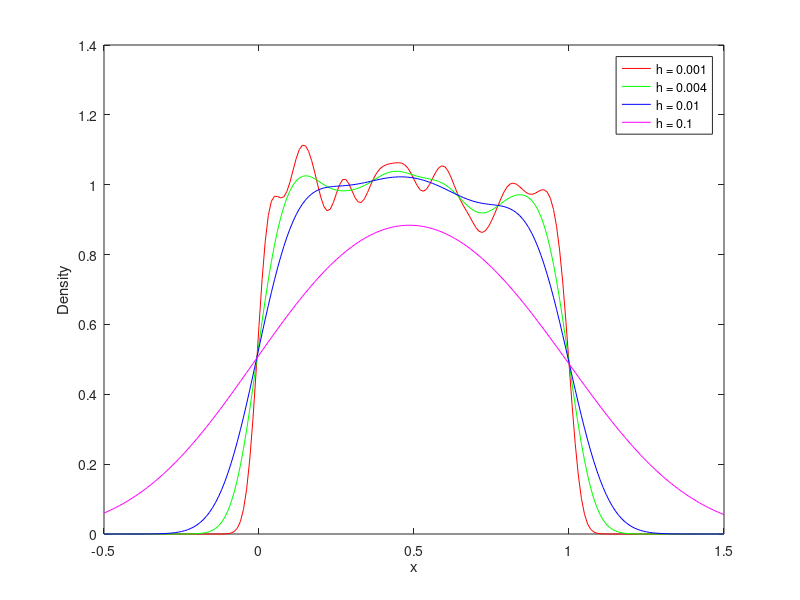

Source code (MATLAB):
% Number of random variables
N = 1000;

% Random variables uniformly distributed in [0, 1]
x_rand = rand(N,1);

% Bandwidths
h_values = [0.001, 0.004, 0.01, 0.1];  % reduced h values

% Plotting range
x = -0.5:0.01:1.5;

% Create figure
figure;

% Define colors
colors = ['r', 'g', 'b', 'm'];

% Loop over bandwidths
for i = 1:length(h_values)
    h = h_values(i);
    
    % Initialize density estimate
    f = zeros(size(x));
    
    % Loop over random variables
    for j = 1:N
        % Gaussian kernel with your definition
f = f + (1/(sqrt(2*pi*h)))*exp(-((x-x_rand(j)).^2)/(2*h));
    end
    
    % Normalize
    f = f / N;
    
    % Plot with specific color
    plot(x, f, colors(i), 'DisplayName', ['h = ' num2str(h)]);
    
    hold on;
end

% Labeling
xlabel('x');
ylabel('Density');
legend('show');

hold off;
